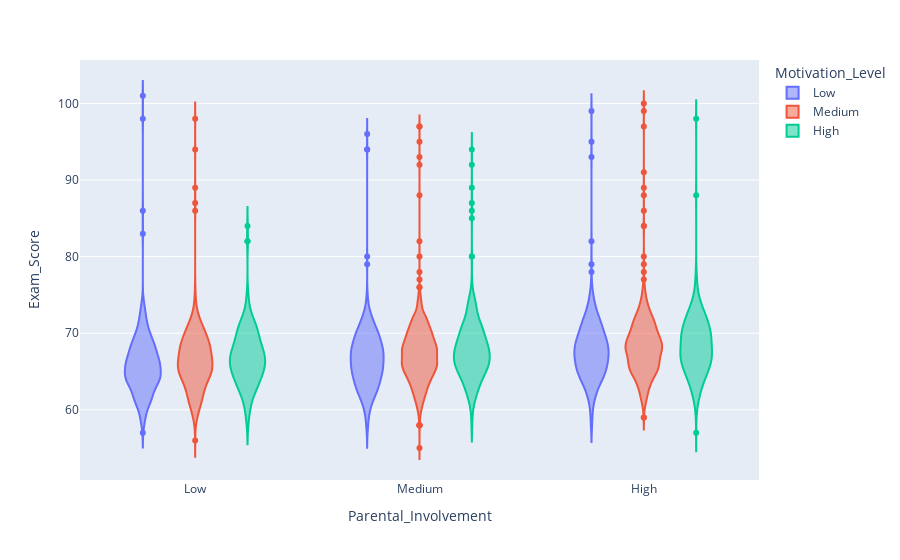

Write notebook code for a chart like this one.
### Code cell
fig=px.violin(
    data,
    x='Parental_Involvement',
    y='Exam_Score',
    color = 'Motivation_Level'

    
)

fig.show()

### Figure 1 — Plotly figure (JSON) as saved in the notebook; plotly's stock layout.template omitted (floating-point values rounded to 4 significant figures; data arrays with more than 128 entries replaced by an {"elided": "..."} marker saying what was removed)
{"data": [{"alignmentgroup": "True", "box": {"visible": false}, "hovertemplate": "Motivation_Level=Low<br>Parental_Involvement=%{x}<br>Exam_Score=%{y}<extra></extra>", "legendgroup": "Low", "marker": {"color": "#636efa"}, "name": "Low", "offsetgroup": "Low", "orientation": "v", "scalegroup": "True", "showlegend": true, "type": "violin", "x": {"elided": "1937 str values"}, "x0": " ", "xaxis": "x", "y": {"elided": "1937 int values"}, "y0": " ", "yaxis": "y"}, {"alignmentgroup": "True", "box": {"visible": false}, "hovertemplate": "Motivation_Level=Medium<br>Parental_Involvement=%{x}<br>Exam_Score=%{y}<extra></extra>", "legendgroup": "Medium", "marker": {"color": "#EF553B"}, "name": "Medium", "offsetgroup": "Medium", "orientation": "v", "scalegroup": "True", "showlegend": true, "type": "violin", "x": {"elided": "3351 str values"}, "x0": " ", "xaxis": "x", "y": {"elided": "3351 int values"}, "y0": " ", "yaxis": "y"}, {"alignmentgroup": "True", "box": {"visible": false}, "hovertemplate": "Motivation_Level=High<br>Parental_Involvement=%{x}<br>Exam_Score=%{y}<extra></extra>", "legendgroup": "High", "marker": {"color": "#00cc96"}, "name": "High", "offsetgroup": "High", "orientation": "v", "scalegroup": "True", "showlegend": true, "type": "violin", "x": {"elided": "1319 str values"}, "x0": " ", "xaxis": "x", "y": {"elided": "1319 int values"}, "y0": " ", "yaxis": "y"}], "layout": {"autosize": true, "legend": {"title": {"text": "Motivation_Level"}, "tracegroupgap": 0}, "margin": {"t": 60}, "violinmode": "group", "xaxis": {"anchor": "y", "autorange": true, "domain": [0, 1], "range": [-0.5104, 2.51], "title": {"text": "Parental_Involvement"}, "type": "category"}, "yaxis": {"anchor": "x", "autorange": true, "domain": [0, 1], "range": [50.84, 105.7], "title": {"text": "Exam_Score"}, "type": "linear"}}}
